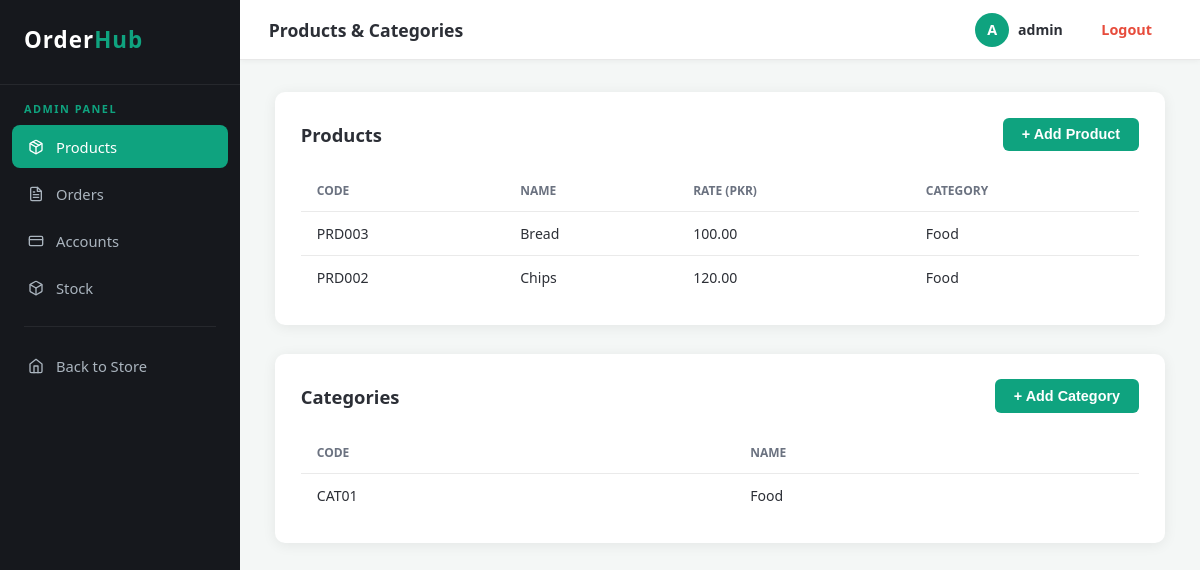
Page /admin-panel/products/ (signed in) on the committed database.
### core/models.py (models this page shows, shortened)
class user(AbstractUser):
    name         = models.CharField(max_length=100, blank=True)
    role         = models.CharField(max_length=50, blank=True)
    account_code = models.ForeignKey(
        'chart_of_account', on_delete=models.SET_NULL,
        null=True, blank=True, db_column='account_code'
    )
    class Meta:
        db_table = 'user'

class product(models.Model):
    code          = models.CharField(max_length=20, primary_key=True)
    name          = models.CharField(max_length=100)
    rate          = models.DecimalField(max_digits=14, decimal_places=2)
    category_code = models.ForeignKey(
        category, on_delete=models.CASCADE, db_column='category_code'
    )
    class Meta:
        db_table = 'product'

class category(models.Model):
    code = models.CharField(max_length=20, primary_key=True)
    name = models.CharField(max_length=100)
    class Meta:
        db_table = 'category'

### core/views.py (the view, shortened to what this page needs)
# urls.py: path('admin-panel/products/',          views.admin_products_view,      name='admin_products'),
@login_required(login_url='core:login')
@admin_required
def admin_products_view(request):
    context = {
        'products':   product.objects.select_related('category_code').all(),
        'categories': category.objects.all(),
    }
    return render(request, 'admin_products.html', context)

### core/views.py (called while the page is built)
def is_admin(u):
    return u.is_authenticated and u.role == 'admin'

### core/templates/admin_products.html (shortened to what this page needs)
{% extends 'admin_base.html' %}
{% block nav_products %}active{% endblock %}
{% block page_title %}Products & Categories{% endblock %}
{% block content %}
<div class="admin-grid">
    <section class="admin-card">
        <div class="admin-card-header">
            <h2>Products</h2>
            <button class="btn btn-primary"
                onclick="document.getElementById('product-form').classList.toggle('hidden')">
                + Add Product
            </button>
        </div>
        <table class="data-table">
            <thead>
                <tr>
                    <th>Code</th>
                    <th>Name</th>
                    <th>Rate (PKR)</th>
                    <th>Category</th>
                </tr>
            </thead>
            <tbody>
                {% for p in products %}
                <tr>
                    <td>{{ p.code }}</td>
                    <td>{{ p.name }}</td>
                    <td>{{ p.rate }}</td>
                    <td>{{ p.category_code.name }}</td>
                </tr>
                {% empty %}
                <tr>
                    <td colspan="4">No products found.</td>
                </tr>
                {% endfor %}
            </tbody>
        </table>
    </section>
    <section class="admin-card">
        <div class="admin-card-header">
            <h2>Categories</h2>
            <button class="btn btn-primary"
                onclick="document.getElementById('category-form').classList.toggle('hidden')">
                + Add Category
            </button>
        </div>
        <table class="data-table">
            <thead>
                <tr>
                    <th>Code</th>
                    <th>Name</th>
                </tr>
            </thead>
            <tbody>
                {% for c in categories %}
                <tr>
                    <td>{{ c.code }}</td>
                    <td>{{ c.name }}</td>
                </tr>
                {% empty %}
                <tr>
                    <td colspan="2">No categories found.</td>
                </tr>
                {% endfor %}
            </tbody>
        </table>
    </section>
</div>
{% endblock %}

### core/templates/admin_base.html (shortened to what this page needs)
{% load static %}
<!DOCTYPE html>
<html lang="en">
<head>
    <link rel="stylesheet" href="{% static 'style.css' %}" />
</head>
<body class="app-layout">
    <aside class="sidebar">
        <div class="sidebar-brand">Order<span>Hub</span></div>
        <div class="sidebar-label">Admin Panel</div>
        <nav class="sidebar-nav">
            <a href="{% url 'core:admin_products' %}" class="nav-item {% block nav_products %}{% endblock %}">
                Products
            </a>
            <a href="{% url 'core:admin_orders' %}" class="nav-item {% block nav_orders %}{% endblock %}">
                Orders
            </a>
            <a href="{% url 'core:admin_accounts' %}" class="nav-item {% block nav_accounts %}{% endblock %}">
                <svg xmlns="http://www.w3.org/2000/svg" width="16" height="16" viewBox="0 0 24 24" fill="none" stroke="currentColor" stroke-width="2" stroke-linecap="round" stroke-linejoin="round"><rect x="2" y="5" width="20" height="14" rx="2"/><line x1="2" y1="10" x2="22" y2="10"/></svg>
                Accounts
            </a>
            <a href="{% url 'core:admin_stock' %}" class="nav-item {% block nav_stock %}{% endblock %}">
                Stock
            </a>
            <div class="sidebar-divider"></div>
            <a href="{% url 'core:dashboard' %}" class="nav-item">
                <svg xmlns="http://www.w3.org/2000/svg" width="16" height="16" viewBox="0 0 24 24" fill="none" stroke="currentColor" stroke-width="2" stroke-linecap="round" stroke-linejoin="round"><path d="m3 9 9-7 9 7v11a2 2 0 0 1-2 2H5a2 2 0 0 1-2-2z"/><polyline points="9 22 9 12 15 12 15 22"/></svg>
                Back to Store
            </a>
        </nav>
    </aside>
    <div class="page-wrapper">
        <header class="topbar">
            <div class="topbar-title">{% block page_title %}Admin{% endblock %}</div>
            <div class="topbar-right">
                <div class="topbar-user">
                    <span class="user-avatar">{{ user.username|first|upper }}</span>
                    <span class="user-name">{{ user.name|default:user.username }}</span>
                </div>
                <a href="{% url 'core:logout' %}" class="btn btn-logout">Logout</a>
            </div>
        </header>
        <main class="main-content">
            {% block content %}{% endblock %}
        </main>
    </div>
</body>
</html>

### core/static/style.css (style rules this page uses)
*, *::before, *::after { box-sizing: border-box; margin: 0; padding: 0; }
:root { --sidebar-w: 240px; --topbar-h: 60px; --bg: #f4f7f6; --sidebar-bg: #16181d; --topbar-bg: #ffffff; --accent: #0fa37f; --accent-dark: #0c876a; --text: #2c2f36; --muted: #7a8390; --radius: 10px; --shadow: 0 2px 14px rgba(0,0,0,0.07); }
body { font-family: 'Segoe UI', sans-serif; background: var(--bg); color: var(--text); min-height: 100vh; }
a { text-decoration: none; color: inherit; }
body.app-layout { display: grid; grid-template-columns: var(--sidebar-w) 1fr; grid-template-rows: 1fr; height: 100vh; overflow: hidden; }
.sidebar { grid-column: 1; grid-row: 1; background: var(--sidebar-bg); display: flex; flex-direction: column; padding: 1.5rem 0; height: 100vh; overflow-y: auto; }
.sidebar-brand { font-size: 1.4rem; font-weight: 800; color: #fff; padding: 0 1.5rem 1.8rem; letter-spacing: 1px; border-bottom: 1px solid rgba(255,255,255,0.07); margin-bottom: 1rem; }
.sidebar-brand span { color: var(--accent); }
.sidebar-nav { display: flex; flex-direction: column; gap: 0.25rem; padding: 0 0.75rem; }
.nav-item { display: flex; align-items: center; gap: 0.75rem; padding: 0.72rem 1rem; border-radius: 8px; color: #aab4be; font-size: 0.92rem; font-weight: 500; transition: background 0.18s, color 0.18s; position: relative; }
.nav-item.active { background: var(--accent); color: #fff; }
.page-wrapper { grid-column: 2; grid-row: 1; display: flex; flex-direction: column; height: 100vh; overflow: hidden; }
.topbar { height: var(--topbar-h); min-height: var(--topbar-h); background: var(--topbar-bg); border-bottom: 1px solid #e8e8e8; display: flex; align-items: center; justify-content: space-between; padding: 0 1.8rem; box-shadow: 0 1px 6px rgba(0,0,0,0.05); z-index: 10; }
.topbar-title { font-size: 1.1rem; font-weight: 700; color: var(--text); }
.topbar-right { display: flex; align-items: center; gap: 1.2rem; }
.topbar-user { display: flex; align-items: center; gap: 0.55rem; }
.user-avatar { width: 34px; height: 34px; border-radius: 50%; background: var(--accent); color: #fff; font-weight: 700; font-size: 0.9rem; display: flex; align-items: center; justify-content: center; }
.user-name { font-size: 0.88rem; font-weight: 600; color: var(--text); }
.btn-logout { background: #ffffff; border: 1px solid #e74c3c; color: #e74c3c; padding: 0.3rem 0.9rem; border-radius: 6px; font-size: 0.83rem; font-weight: 600; cursor: pointer; transition: background 0.18s, color 0.18s; }
.main-content { flex: 1; overflow-y: auto; padding: 2rem 2.2rem; }
.main-content h2 { font-size: 1.4rem; margin-bottom: 1.4rem; color: var(--text); }
.btn { display: inline-block; padding: 0.55rem 1.2rem; border: none; border-radius: 6px; cursor: pointer; font-size: 0.9rem; font-weight: 600; transition: opacity 0.2s; }
.btn-primary { background: var(--accent); color: #fff; }
.data-table { width: 100%; border-collapse: collapse; }
.data-table th { color: #6b7280; padding: 12px 16px; text-align: left; font-size: 0.75rem; font-weight: 600; text-transform: uppercase; border-bottom: 1px solid #eaeaea; }
.data-table td { padding: 12px 16px; border-bottom: 1px solid #eaeaea; font-size: 0.88rem; }
.data-table tr:last-child td { border-bottom: none; }
.sidebar-label { font-size: 0.68rem; text-transform: uppercase; letter-spacing: 1.5px; color: var(--accent); padding: 0 1.5rem; margin-bottom: 0.6rem; font-weight: 700; }
.sidebar-divider { height: 1px; background: rgba(255,255,255,0.07); margin: 0.8rem 0.75rem; }
.admin-grid { display: flex; flex-direction: column; gap: 1.8rem; }
.admin-card { background: #fff; border-radius: var(--radius); padding: 1.6rem; box-shadow: var(--shadow); }
.admin-card-header { display: flex; align-items: center; justify-content: space-between; margin-bottom: 1.2rem; }
.admin-card-header h2 { font-size: 1.15rem; font-weight: 700; color: var(--text); margin: 0; }

### rows in the picture
user: username|first "A", name "admin"
product: code "PRD003", name "Bread", rate "100.00", category_code.name "Food"
product: code "PRD002", name "Chips", rate "120.00", category_code.name "Food"
category: code "CAT01", name "Food"
